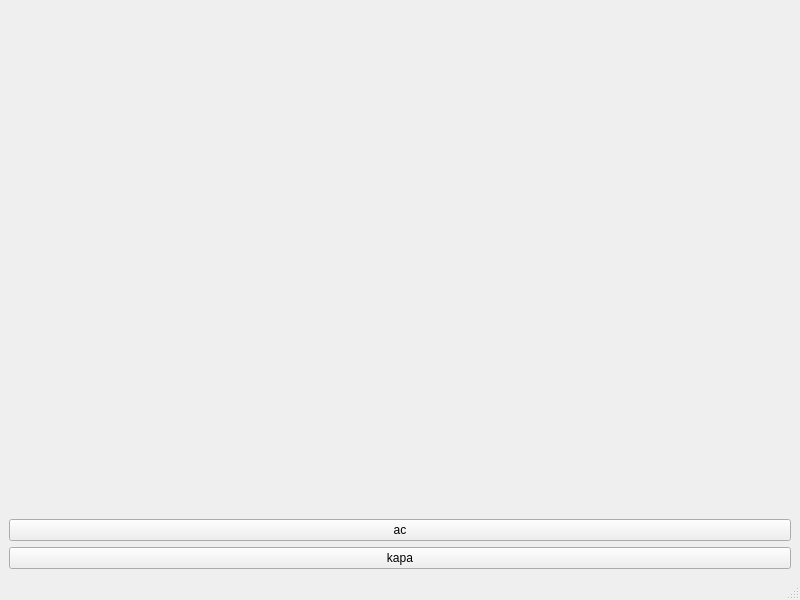
<?xml version="1.0" encoding="UTF-8"?>
<ui version="4.0">
 <class>MainWindow</class>
 <widget class="QMainWindow" name="MainWindow">
  <property name="geometry">
   <rect>
    <x>0</x>
    <y>0</y>
    <width>800</width>
    <height>600</height>
   </rect>
  </property>
  <property name="windowTitle">
   <string>MainWindow</string>
  </property>
  <widget class="QWidget" name="centralwidget">
   <layout class="QGridLayout" name="gridLayout">
    <item row="0" column="0">
     <widget class="QLabel" name="label">
      <property name="autoFillBackground">
       <bool>true</bool>
      </property>
      <property name="text">
       <string/>
      </property>
     </widget>
    </item>
    <item row="2" column="0">
     <widget class="QPushButton" name="on_pushButton_close_webcam">
      <property name="text">
       <string>kapa</string>
      </property>
     </widget>
    </item>
    <item row="1" column="0">
     <widget class="QPushButton" name="on_pushButton_open_webcam">
      <property name="text">
       <string>ac</string>
      </property>
     </widget>
    </item>
   </layout>
  </widget>
  <widget class="QMenuBar" name="menubar">
   <property name="geometry">
    <rect>
     <x>0</x>
     <y>0</y>
     <width>800</width>
     <height>26</height>
    </rect>
   </property>
  </widget>
  <widget class="QStatusBar" name="statusbar"/>
 </widget>
 <resources/>
 <connections/>
</ui>
